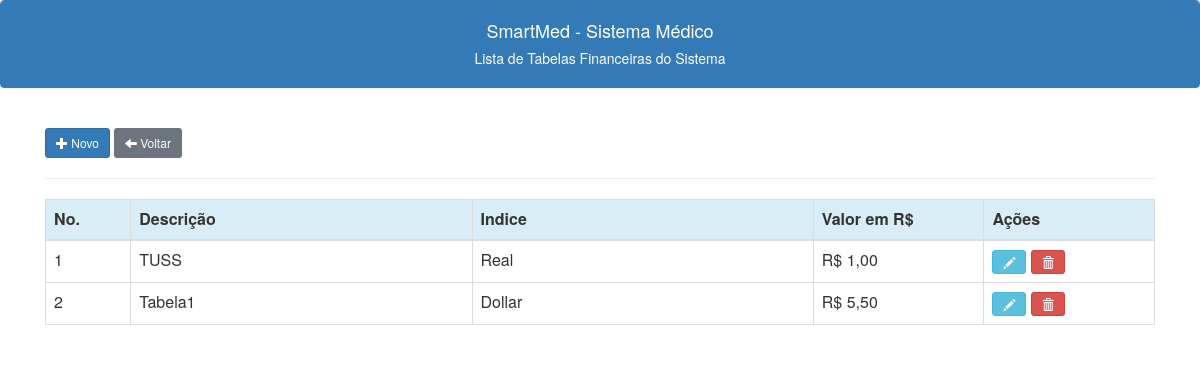
Screenshot of /tabelas_lista.php with the database file from the repository.
### tables this page shows
CREATE TABLE IF NOT EXISTS `tabela` (
  `id` int NOT NULL AUTO_INCREMENT,
  `id_indice` int DEFAULT NULL,
  `descricao` varchar(150) DEFAULT NULL,
  PRIMARY KEY (`id`),
  KEY `FK_tabela_indices` (`id_indice`),
  CONSTRAINT `FK_tabela_indices` FOREIGN KEY (`id_indice`) REFERENCES `indices` (`id`)
);

CREATE TABLE IF NOT EXISTS `indices` (
  `id` int NOT NULL AUTO_INCREMENT,
  `descricao` varchar(100) NOT NULL,
  `valor` float DEFAULT NULL,
  PRIMARY KEY (`id`)
);

### tabelas_lista.php (the view, shortened to what this page needs)
<?php
include("conexao.php");
include("links.php");
?>
<!doctype html>
<html lang="en">
<head>
</head>
<body>
    <div class="panel panel-primary class">
        <div class="panel-heading text-center">
            <h4>SmartMed - Sistema Médico</h4>
            <h5>Lista de Tabelas Financeiras do Sistema<h5>
        </div>
    </div>
    <br>
    <div class="container -my5">
        <button type="button" class="btn btn-primary btn-sm" data-toggle="modal" data-target="#novatabelaModal"><span class="glyphicon glyphicon-plus"></span>
            Novo
        </button>
        <a class="btn btn-secondary btn-sm" href="/smedweb/menu.php"><span class="glyphicon glyphicon-arrow-left"></span> Voltar</a>
        <hr>
        <table class="table display table-bordered tabtabelas">
            <thead class="thead">
                <tr class="info">
                    <th scope="col" width="5%">No.</th>
                    <th scope="col" width="20%">Descrição</th>
                    <th scope="col" width="20%">Indice</th>
                    <th scope="col" width="10%">Valor em R$</th>
                    <th scope="col" width="10%">Ações</th>
                </tr>
            </thead>
            <tbody>
                <?php
                $fmt = new NumberFormatter('de_DE', NumberFormatter::CURRENCY);
                $c_sql = "SELECT tabela.id,tabela.descricao, indices.descricao AS indice, indices.valor FROM tabela
                JOIN indices ON tabela.id_indice = indices.id";
                $result = $conection->query($c_sql);
                while ($c_linha = $result->fetch_assoc()) {
                    $n_valor = 'R$ ' . $fmt->formatCurrency($c_linha['valor'], "   ") . "\n";
                    echo "
                    <tr>
                    <td>$c_linha[id]</td>
                    <td>$c_linha[descricao]</td>
                    <td>$c_linha[indice]</td>
                    <td>$n_valor</td>
                    <td>
                    <button class='btn btn-info btn-sm editbtn' data-toggle=modal' title='Editar Indice'><span class='glyphicon glyphicon-pencil'></span></button>
                    <a class='btn btn-danger btn-sm' title='Excluir Indice' href='javascript:func()'onclick='confirmacao($c_linha[id])'><span class='glyphicon glyphicon-trash'></span></a>
                    </td>
                    </tr>
                    ";
                }
                ?>
            </tbody>
        </table>
    </div>
</body>
</html>

### rows the page displays
tabela: id "1", descricao "TUSS", id_indice.descricao "Real", id_indice.valor "R$ 1,00"
tabela: id "2", descricao "Tabela1", id_indice.descricao "Dollar", id_indice.valor "R$ 5,50"
